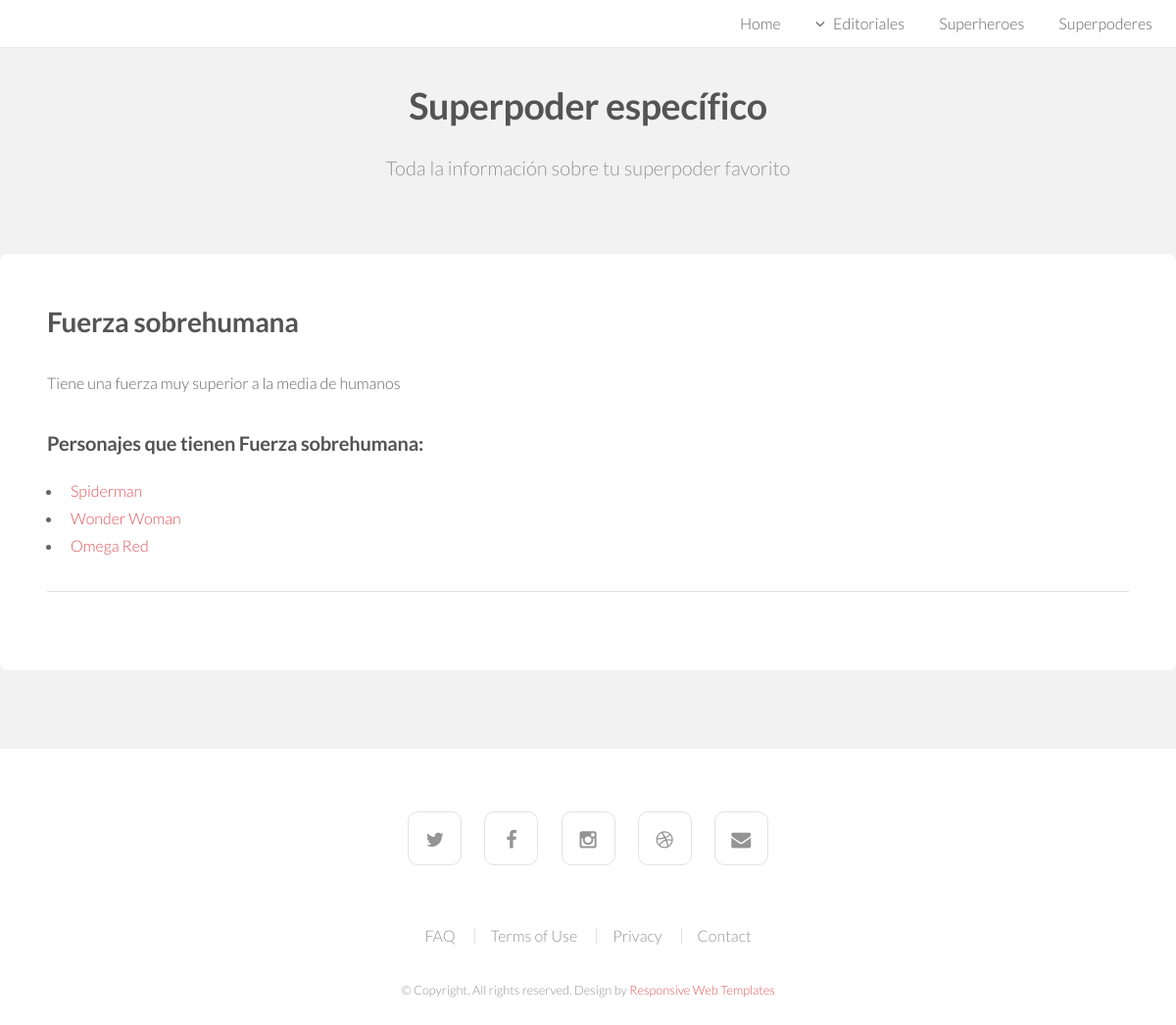
The page /heroWeb/superpoderes/7/ on the database its author committed.
### heroWeb/models.py (models this page shows, shortened)
class Superpoder(models.Model):
    superheroe = models.ManyToManyField(Superheroe)
    nombre = models.CharField(max_length=50)
    descripcion = models.CharField(max_length=350)

class Superheroe(models.Model):
    grupo = models.ForeignKey(Grupo, on_delete=models.CASCADE)
    nombre = models.CharField(max_length=70)
    icono = models.URLField(max_length=300)
    fecha_nacimiento = models.DateField()
    muerto = models.BooleanField()
    id_api = models.CharField(max_length=20, blank=True)

### heroWeb/views.py (the view)
# urls.py: path('superpoderes/<int:pk>/', SuperpoderDetailView.as_view(), name='ssuperpodere'), #Un superpoder especifico
class SuperpoderDetailView(DetailView):
    model = Superpoder
    template_name = 'superpoder_detail.html'
    def get_context_data(self, **kwargs):
        context = super().get_context_data(**kwargs)
        context['editorial'] = Grupo.objects.all()
        return context

### heroWeb/templates/superpoder_detail.html
{% extends "index.html" %}
{% load static %}
{% block header %}
<header id="header" class="skel-layers-fixed">
{% endblock %}
{% block cuerpo %}
<section id="main" class="wrapper style1">
    <header class="major">
        <h2>Superpoder específico</h2>
        <p>Toda la información sobre tu superpoder favorito</p>
    </header>
    <div class="container">
            <section id="content">
                <section >
                    <h2>{{ object.nombre }}</h2>
                    <p>{{object.descripcion}}</p>
                    <h3>Personajes que tienen {{ object.nombre }}:</h3>
                    <section >
                        <ul>
                            {% for superheroe in object.superheroe.all %}
                            <li>
                                <a href="{% url 'superheroe' superheroe.id %}"> {{ superheroe.nombre }} </a>
                            </li>
                            {% endfor %}
                        </ul>
                    </section>
                    <section class= "blockimage">
                        <hr/>
                    </section>
                </section>
            </section>
    </div>
</section>
{% endblock %}

### heroWeb/static/css/skel.css (style rules this page uses)
html,body,div,span,applet,object,iframe,h1,h2,h3,h4,h5,h6,p,blockquote,pre,a,abbr,acronym,address,big,cite,code,del,dfn,em,img,ins,kbd,q,s,samp,small,strike,strong,sub,sup,tt,var,b,u,i,center,dl,dt,dd,ol,ul,li,fieldset,form,label,legend,table,caption,tbody,tfoot,thead,tr,th,td,article,aside,canvas,details,embed,figure,figcaption,footer,header,hgroup,menu,nav,output,ruby,section,summary,time,mark,audio,video { margin:0;padding:0;border:0;font-size:100%;font:inherit;vertical-align:baseline; }
article,aside,details,figcaption,figure,footer,header,hgroup,menu,nav,section { display:block; }
body { line-height:1; }
ol,ul { list-style:none; }
body { -webkit-text-size-adjust:none }
*, *:before, *:after { -moz-box-sizing: border-box; -webkit-box-sizing: border-box; box-sizing: border-box; }
body { min-width: 1200px; }
.container { margin-left: auto; margin-right: auto; width: 1200px; }

### heroWeb/static/css/style.css (style rules this page uses)
body { background: #fff; }
body, input, select, textarea { color: #646464; font-family: "Lato", Helvetica, sans-serif; font-size: 15pt; font-weight: 300; line-height: 1.75em; }
a { -moz-transition: color 0.2s ease-in-out, border-color 0.2s ease-in-out; -webkit-transition: color 0.2s ease-in-out, border-color 0.2s ease-in-out; -o-transition: color 0.2s ease-in-out, border-color 0.2s ease-in-out; -ms-transition: color 0.2s ease-in-out, border-color 0.2s ease-in-out; transition: color 0.2s ease-in-out, border-color 0.2s ease-in-out; color: #e0555a; text-decoration: none; }
p { margin: 0 0 2em 0; }
h1, h2, h3, h4, h5, h6 { color: #545454; font-weight: 700; line-height: 1em; margin: 0 0 1em 0; letter-spacing: -0.01em; }
h2 { font-size: 1.75em; line-height: 1.5em; }
h3 { font-size: 1.25em; line-height: 1.5em; }
hr { border: 0; border-bottom: solid 1px rgba(144, 144, 144, 0.25); margin: 2em 0; }
header p { color: #949494; position: relative; margin: 0 0 1.5em 0; }
header h2 + p { font-size: 1.25em; margin-top: -1em; line-height: 1.75em; }
header.major { text-align: center; }
header.major h2 { font-size: 2.35em; }
header.major p { margin: -1em 0 3.5em 0; }
.blockimage { clear: left; }
ul { list-style: disc; margin: 0 0 2em 0; padding-left: 1em; }
ul li { padding-left: 0.5em; }
.wrapper { padding: 5em 0 3em 0; }
.wrapper.style1 { background: #f2f2f2; }
#header { background-color: #fff; box-shadow: 0 1px 2px 0 rgba(0, 0, 0, 0.05); color: inherit; cursor: default; height: 3em; left: 0; line-height: 3em; position: fixed; top: 0; width: 100%; z-index: 10000; }
#main > .container { position: relative; background: #ffffff; border-radius: 0.5em; margin-bottom: 2em; padding: 3em; }
#main > .container > :last-child, #main > .container > :last-child > :last-child, #main > .container > :last-child > :last-child > :last-child { margin-bottom: 0; }

### heroWeb/static/css/style-xlarge.css (style rules this page uses)
body, input, select, textarea { font-size: 12pt; }

### heroWeb/static/css/style-large.css (style rules this page uses)
body, input, select, textarea { font-size: 11pt; }

### rows shown on the page
Superpoder: nombre "Fuerza sobrehumana", descripcion "Tiene una fuerza muy superior a la media de humanos"
Superheroe: nombre "Spiderman"
Superheroe: nombre "Wonder Woman"
Superheroe: nombre "Omega Red"
